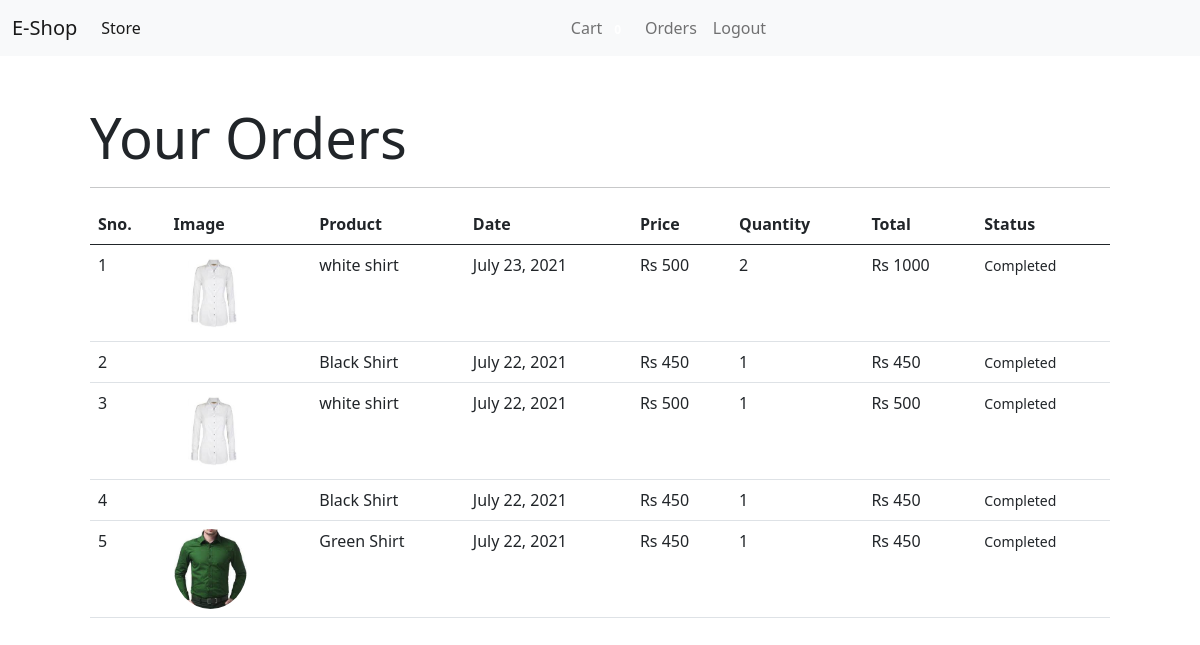
The page /orders (signed in) on the database its author committed.
### store/models/orders.py (models this page shows, shortened)
class Order(models.Model):
    product = models.ForeignKey(Product, on_delete=models.CASCADE)
    customer = models.ForeignKey(Customer,on_delete=models.CASCADE)
    quantity = models.IntegerField(default=1)
    price = models.IntegerField()
    address = models.CharField(max_length=50,default='',blank=True)
    phone = models.CharField(max_length=50,default='',blank=True)
    date = models.DateField(default=datetime.datetime.today)
    status = models.BooleanField(default=False)
    @staticmethod
    def get_orders_by_customer(customer_id):
       return Order.\
           objects.\
           filter(customer = customer_id)\
           .order_by('-date')

### store/models/product.py (models this page shows, shortened)
class Product(models.Model):
    name = models.CharField(max_length=50)
    price = models.IntegerField(default=0)
    category = models.ForeignKey(Category, on_delete=models.CASCADE,default=1)
    description = models.CharField(max_length=200,default='',null=True,blank=True)
    image = models.ImageField(upload_to='uploads/product/')  ##product/ is location for image

### store/middlewares/auth.py (the view)
    def middleware(request):
        print(request.session.get('customer'))
        returnUrl = request.META['PATH_INFO']
        if not request.session.get('customer'):
            return redirect(f'login?return_url={returnUrl}')
        response = get_response(request)
        return response

### store/templatetags/custom_filter.py (called while the page is built)
@register.filter(name='currency')
def currency(number):
    return "Rs "+str(number)

@register.filter(name='multiply')
def multiply(number,number1):
    return number * number1

### store/views/orders.py (called while the page is built)
    def get(self, request):
        customer = request.session.get('customer')
        orders = Order.get_orders_by_customer(customer)
        print(orders)
        return render(request, 'orders.html', {'orders': orders})

### store/templates/orders.html
{% extends 'base.html' %}
{% block content %}
{% load cart %}
{% load custom_filter %}
<div class="container">
    <div class="boader rounded p-4 m-4">
        <p class="display-4" pl-4 ml-4>Your Orders</p>
        <hr>
        <table class="table">
            <thead>
                <tr>
                    <th>Sno.</th>
                    <th>Image</th>
                    <th>Product</th>
                    <th>Date</th>
                    <th>Price</th>
                    <th>Quantity</th>
                    <th>Total</th>
                    <th>Status</th>
                </tr>
            </thead>
            <tbody>
                {% for order in orders %}
                <tr>
                    <td>{{forloop.counter}}</td>
                    <td><img style="height: 80px;" class="rounded-circle" src="{{order.product.image.url}}" alt=""></td>
                    <td>{{order.product.name}}</td>
                    <td>{{order.date}}</td>
                    <td>{{order.price|currency}}</td>
                    <td>{{order.quantity}}</td>
                    <td>{{order.quantity|multiply:order.price|currency}}</td>
                    {% if order.status %}
                    <td><small class="label label-pill label-primary">Completed</small></td>
                    {%else%}
                    <td><small class="label label-pill label-secondary">Pending</small></td>
                    {% endif %}
                </tr>
                {% endfor %}
            </tbody>
        </table>
    </div>
</div>
{% endblock %}

### store/templates/base.html (shortened to what this page needs)
<!doctype html>
<html lang="en">
  <head>
    <link href="https://cdn.jsdelivr.net/npm/bootstrap@5.0.2/dist/css/bootstrap.min.css" rel="stylesheet">
  </head>
  <body>
    <nav class="navbar navbar-expand-lg navbar-light bg-light">
      <div class="container-fluid">
        <a class="navbar-brand" href="/">E-Shop</a>
        <div class="collapse navbar-collapse" id="navbarSupportedContent">
          <ul class="navbar-nav me-auto mb-2 mb-lg-0">
            <li class="nav-item">
              <a class="nav-link active" aria-current="page" href="#">Store</a>
            </li>
          </ul>
          <ul class="navbar-nav me-auto mb-2 mb-lg-0">
            <li class="nav-item">
              <a class="nav-link" aria-current="page" href="/cart">Cart
                <span class="badge badge-primary">{{request.session.cart.keys|length}}</span>
              </a>
            </li>
            {% if request.session.customer %}
            <li class="nav-item">
              <a class="nav-link" aria-current="page" href="/orders">Orders</a>
            </li>
            <li class="nav-item">
              <a class="nav-link" aria-current="page" href="/logout">Logout</a>
            </li>
            {% endif %}
          </ul>
        </div>
      </div>
    </nav>
    {% block content %} {% endblock %}
  </body>
</html>

### rows shown on the page
Order: product.image (picture), product.name "white shirt", date "July 23, 2021", price "Rs 500", quantity "2", quantity|multiply "Rs 1000", status "Completed"
Order: product.name "Black Shirt", date "July 22, 2021", price "Rs 450", quantity "1", quantity|multiply "Rs 450", status "Completed"
Order: product.image (picture), product.name "white shirt", date "July 22, 2021", price "Rs 500", quantity "1", quantity|multiply "Rs 500", status "Completed"
Order: product.name "Black Shirt", date "July 22, 2021", price "Rs 450", quantity "1", quantity|multiply "Rs 450", status "Completed"
Order: product.image (picture), product.name "Green Shirt", date "July 22, 2021", price "Rs 450", quantity "1", quantity|multiply "Rs 450", status "Completed"
